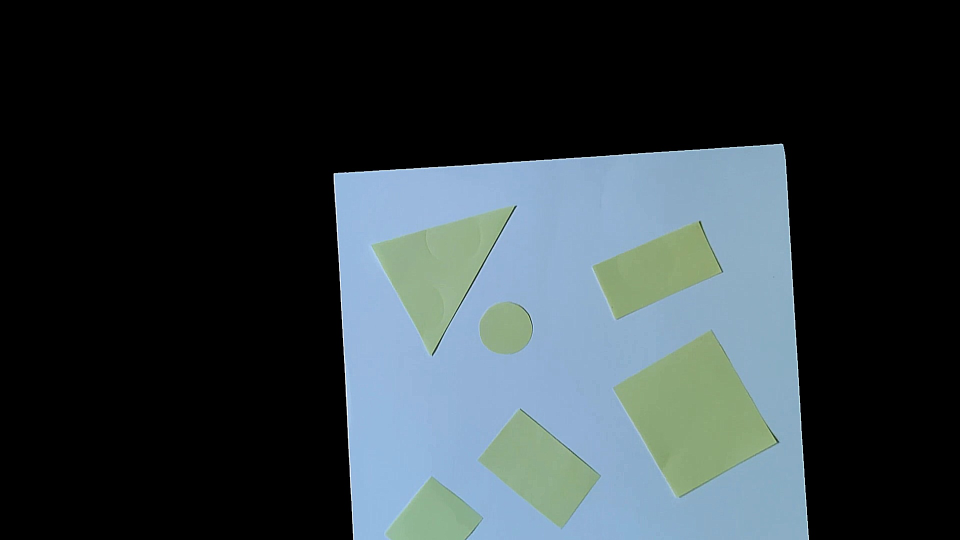
#> input picture Python/Models/Tasks/Test1_Draft/131.jpg, 1920 x 1080 px (shown at 1/2 size)
$ jupyter execute --allow-errors Test1_Draft.ipynb
#> lines starting #> are read from the running program, lines starting #| are printed output that depends on the picture; after the words box and inside, x2 and y2 are one past the last pixel; in counts of white or black regions, pixels touching at a corner belong together
# Test Assignment 1
Download this video.
Please detect each of the yellow shapes on the video frames. Classify the shapes into classes: circle, rectangle, triangle. Make an output video with each of the shapes signed by the name of its class. Mark the classes with different colors. The shapes which are partly visible may be ignored.

Deliverables for this task:
- code
- output video

## Import libraries and read video

[cell 1]
import numpy as np
import cv2

[cell 2]
# Create a video capture object, in this case we are reading the video from a file
cap = cv2.VideoCapture('Test task1_video.mp4')

if (cap.isOpened() == False):
    print("Error opening the video file")
# Read fps and frame count
else:
    # Get frame rate information
    # You can replace 5 with CAP_PROP_FPS as well, they are enumerations
    fps = cap.get(5)
    print('Frames per second : ', fps,'FPS')

    # Get frame count
    # You can replace 7 with CAP_PROP_FRAME_COUNT as well, they are enumerations
    frame_count = cap.get(7)
    print('Frame count : ', frame_count)
i = 0
while(cap.isOpened()):
    ret, frame = cap.read()
    #print(frame.shape) # 1080, 1920
    if ret == True:
        #if(i == 0):
        #    cv2.imwrite('1.jpg',frame)
        #    i = i + 1
        cv2.imshow('Frame',frame)
        if cv2.waitKey(1) & 0xFF == ord('q'):
            break
    else:
        break

# Release the video capture object
cap.release()
cv2.destroyAllWindows()

[cell 3]
# This snippet did not work for me, I am not sure why. I used Windows 10, Jupyter Lab, Python 3.9.7, OpenCV 4.5.4
# That's why I will save modified frames as images and then convert them into a video file
import numpy as np
import cv2

# Create a video capture object, in this case we are reading the video from a file
cap = cv2.VideoCapture('Test task1_video.mp4')

# Define the codec and create VideoWriter object
fourcc = cv2.VideoWriter_fourcc(*'DIVX')
out = cv2.VideoWriter('output6.mp4',fourcc, 30.0, (1080, 1920))

while(cap.isOpened()):
    ret, frame = cap.read()
    if ret==True:
        out.write(frame)
        cv2.imshow('frame',frame)
        if cv2.waitKey(1) & 0xFF == ord('q'):
            break
    else:
        break

# Release everything if job is finished
cap.release()
out.release()
cv2.destroyAllWindows()

## Shape detection

[cell 4]
import cv2
class ShapeDetector:
    def __init__(self):
        pass
    def detect(self, c):
        # initialize the shape name and approximate the contour
        shape = "unidentified"
        peri = cv2.arcLength(c, True)
        approx = cv2.approxPolyDP(c, 0.04 * peri, True)
        # if the shape is a triangle, it will have 3 vertices
        if len(approx) == 3:
            shape = "triangle"
        # if the shape has 4 vertices, it is either a square or
        # a rectangle
        elif len(approx) == 4:
            # compute the bounding box of the contour and use the
            # bounding box to compute the aspect ratio
            (x, y, w, h) = cv2.boundingRect(approx)
            ar = w / float(h)
            # a square will have an aspect ratio that is approximately
            # equal to one, otherwise, the shape is a rectangle
            shape = "square" if ar >= 0.95 and ar <= 1.05 else "rectangle"
        else:
            shape = "circle"
        # return the name of the shape
        return shape

[cell 5]
colors = dict({'triangle': (255, 255, 255), 'square': (255, 0, 255), 'rectangle': (255, 50, 255), 'circle': (0, 255, 255)})

[cell 6]
cap = cv2.VideoCapture('Test task1_video.mp4')
sd = ShapeDetector()
i = 0
while(cap.isOpened()):
    # vid_capture.read() methods returns a tuple, first element is a bool
    # and the second is frame
    ret, frame = cap.read()
    if ret == True:
        # Detect table background and remove it
        f = frame.copy()
        gray = cv2.cvtColor(f, cv2.COLOR_BGR2GRAY)
        blur = cv2.GaussianBlur(gray, (7,7), 0)
        f = cv2.threshold(blur, 0, 255, cv2.THRESH_BINARY + cv2.THRESH_OTSU)[1]

        cnts = cv2.findContours(f, cv2.RETR_EXTERNAL,cv2.CHAIN_APPROX_SIMPLE)
        cnts = cnts[0] if len(cnts) == 2 else cnts[1]
        cnts = sorted(cnts, key=cv2.contourArea, reverse=True)
        contour = cnts[0]
        #cv2.drawContours(frame, [contour], 0, (0, 0, 255), 2)

        f = frame.copy()
        cv2.fillPoly(f, [contour], color = (0, 0, 0))
        f = cv2.absdiff(frame, f)
        # [4 lines of commented-out code are left out]
        hsv = cv2.cvtColor(f, cv2.COLOR_BGR2HSV)
        f = cv2.inRange(hsv, (0, 0, 0), (179,255,183)) # find values for range with a snippet at the end of the file


        contours, _ = cv2.findContours(f, cv2.RETR_TREE, cv2.CHAIN_APPROX_SIMPLE)
        j = 0
        contours = sorted(contours, key=cv2.contourArea, reverse=True)
        for contour in contours:
            # here we are ignoring first counter because
            # findcontour function detects whole image as shape
            if j == 0:
                j = j + 1
                continue
            area = cv2.contourArea(contour)
            if(area > 1500 and area < 200000):
                cv2.drawContours(frame, [contour], 0, (0, 0, 255), 2)
                shape = sd.detect(contour)

                # finding center point of shape
                if(shape != 'undefined'):
                    M = cv2.moments(contour)
                    if M['m00'] != 0.0:
                        x = int(M['m10']/M['m00'])
                        y = int(M['m01']/M['m00'])

                        cv2.putText(frame, shape, (x, y), cv2.FONT_HERSHEY_SIMPLEX, fontScale=0.5, color=colors[shape], thickness=2)

        # Save frame into image file
        s = ""
        if(i < 10):
            s = "00"
        elif(i < 100):
            s = "0"
        cv2.imwrite('res\kang_'+ s +str(i)+'.jpg',frame)
        i = i + 1

        # displaying the video
        #cv2.imshow("Processed Video",frame)
        if cv2.waitKey(1) & 0xFF == ord('q'):
            break
    else:
        break

cap.release()
cv2.destroyAllWindows()

[cell 7]
# Save images into a video file
import cv2
import numpy as np
import glob

img_array = []
for filename in glob.glob('res\kang*.jpg'):
    img = cv2.imread(filename)
    height, width, layers = img.shape
    size = (width,height)
    img_array.append(img)

#> (the rest of this cell did not finish here and is left out)

# Snippets

#> (a cell that did not finish here is left out)

[cell 9]
# Snippet for manually find value for inRange function that looks for yellow shapes in white sheet
import cv2
import numpy as np

def nothing(x):
    pass

# Load image
image = cv2.imread('131.jpg')
#> image is the input picture: shape (1080, 1920, 3); mean B, G, R 63, 58.7, 48.5

# Create a window
cv2.namedWindow('image')

# Create trackbars for color change
# Hue is from 0-179 for Opencv
cv2.createTrackbar('HMin', 'image', 0, 179, nothing)
#> slider 'HMin' is set to 35
cv2.createTrackbar('SMin', 'image', 0, 255, nothing)
#> slider 'SMin' is set to 51
cv2.createTrackbar('VMin', 'image', 0, 255, nothing)
#> slider 'VMin' is set to 51
cv2.createTrackbar('HMax', 'image', 0, 179, nothing)
#> slider 'HMax' is set to 179
cv2.createTrackbar('SMax', 'image', 0, 255, nothing)
#> slider 'SMax' is set to 255
cv2.createTrackbar('VMax', 'image', 0, 255, nothing)
#> slider 'VMax' is set to 255

# Set default value for Max HSV trackbars
cv2.setTrackbarPos('HMax', 'image', 179)
cv2.setTrackbarPos('SMax', 'image', 255)
cv2.setTrackbarPos('VMax', 'image', 255)

# Initialize HSV min/max values
hMin = sMin = vMin = hMax = sMax = vMax = 0
phMin = psMin = pvMin = phMax = psMax = pvMax = 0

while(1):
    # Get current positions of all trackbars
    hMin = cv2.getTrackbarPos('HMin', 'image')
    sMin = cv2.getTrackbarPos('SMin', 'image')
    vMin = cv2.getTrackbarPos('VMin', 'image')
    hMax = cv2.getTrackbarPos('HMax', 'image')
    sMax = cv2.getTrackbarPos('SMax', 'image')
    vMax = cv2.getTrackbarPos('VMax', 'image')

    # Set minimum and maximum HSV values to display
    lower = np.array([hMin, sMin, vMin])
    upper = np.array([hMax, sMax, vMax])

    # Convert to HSV format and color threshold
    hsv = cv2.cvtColor(image, cv2.COLOR_BGR2HSV)
#> hsv: shape (1080, 1920, 3); mean H, S, V 31, 25.6, 66.3
    mask = cv2.inRange(hsv, lower, upper)
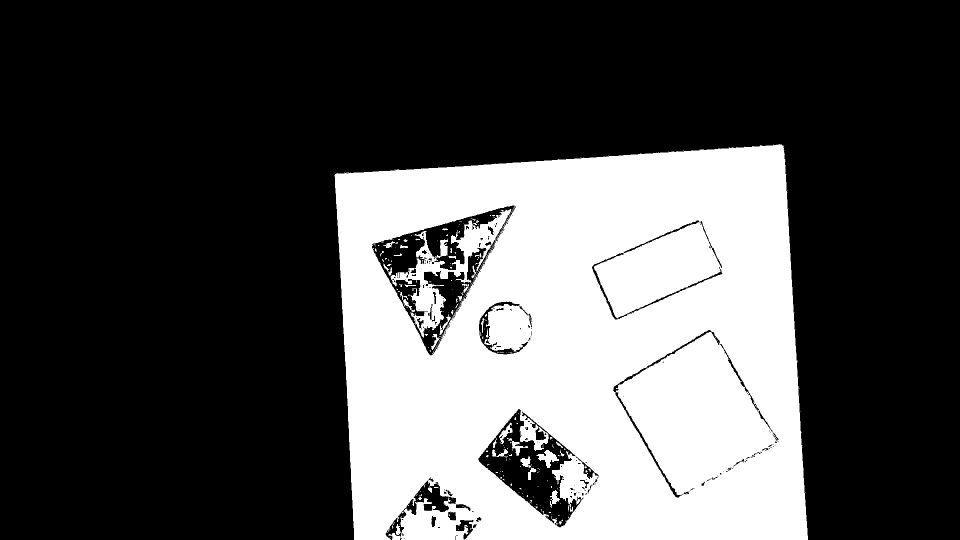
#> mask: shape (1080, 1920) (shown at 1/2 size); 30.6% white; 350 white regions (307 under 20 px), largest, box (x1, y1, x2, y2) and area: (669, 288, 1616, 1080) 628355, (1073, 900, 1118, 936) 708, (998, 845, 1025, 888) 380
    result = cv2.bitwise_and(image, image, mask=mask)
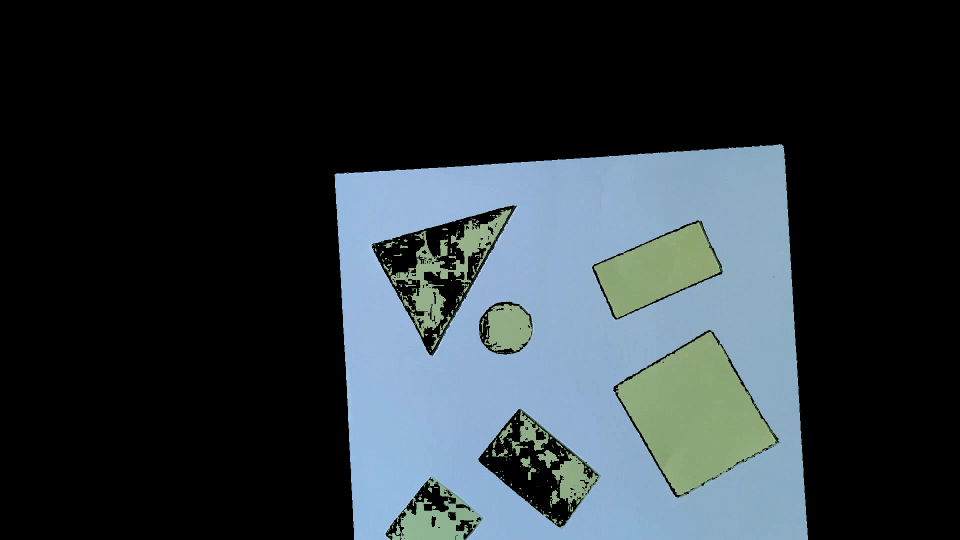
#> result: shape (1080, 1920, 3) (shown at 1/2 size); mean B, G, R 58.7, 53.7, 44.2

    # Print if there is a change in HSV value
    if((phMin != hMin) | (psMin != sMin) | (pvMin != vMin) | (phMax != hMax) | (psMax != sMax) | (pvMax != vMax) ):
        print("(hMin = %d , sMin = %d, vMin = %d), (hMax = %d , sMax = %d, vMax = %d)" % (hMin , sMin , vMin, hMax, sMax , vMax))
        phMin = hMin
        psMin = sMin
        pvMin = vMin
        phMax = hMax
        psMax = sMax
        pvMax = vMax

    # Display result image
    cv2.imshow('image', result)
    if cv2.waitKey(10) & 0xFF == ord('q'):
#> (key q is pressed here)
        break

cv2.destroyAllWindows()
